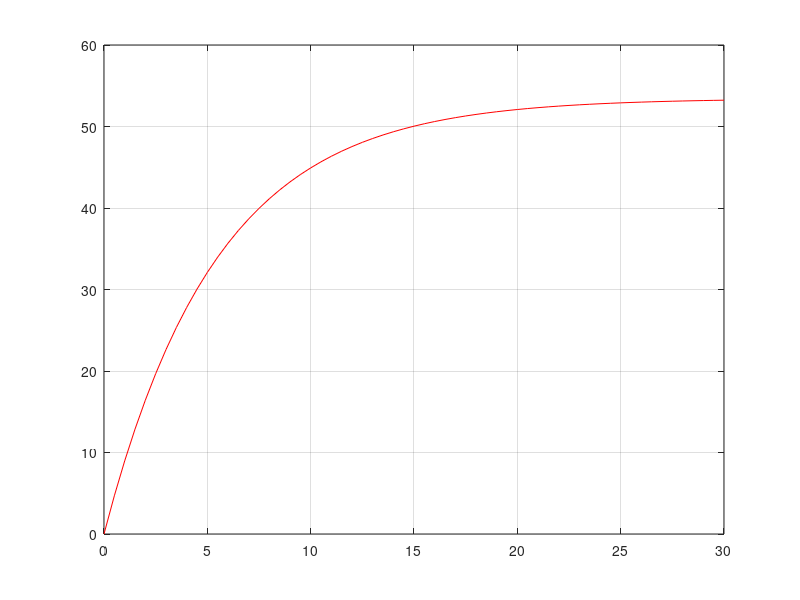

MATLAB code to generate this figure: (Note: this script raises an error after producing the figure.)
m = 68.1;
c = 12.5;
g = 9.81;
tf = 30;

ta = 0:0.5:tf;
va = m * g/c * (1 - exp(-c/m * ta));
plot(ta, va, 'r')
hold on;
grid on
disp('Press any key')
pause

h = 4;
tn = 0:h:tf;
l = length(tn);

vn(1) = 0;
for i = 1:(l-1),
    vn(i+1) = vn(i) + (g - c/m * vn(i)) * h;
end
plot(tn, vn, 'Go', tn, vn, 'g')
disp('Press any key')
pause

h = 1;
tn = 0:h:tf;
l = length(tn);
vn(1) = 0;
for i = 1:(l-1),
    vn(i+1) = vn(i) + (g - c/m * vn(i)) * h;
end
plot(tn, vn, 'yo', tn, vn, 'y')
hold off